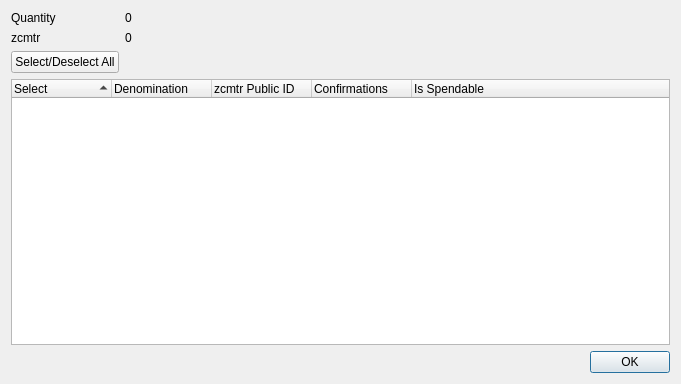
<?xml version="1.0" encoding="UTF-8"?>
<ui version="4.0">
 <class>ZcoinmegatrendControlDialog</class>
 <widget class="QDialog" name="ZcoinmegatrendControlDialog">
  <property name="geometry">
   <rect>
    <x>0</x>
    <y>0</y>
    <width>681</width>
    <height>384</height>
   </rect>
  </property>
  <property name="minimumSize">
   <size>
    <width>681</width>
    <height>384</height>
   </size>
  </property>
  <property name="windowTitle">
   <string>Select zcmtr to Spend</string>
  </property>
  <layout class="QGridLayout" name="gridLayout">
   <item row="0" column="0">
    <layout class="QFormLayout" name="formLayout">
     <property name="sizeConstraint">
      <enum>QLayout::SetDefaultConstraint</enum>
     </property>
     <item row="0" column="0">
      <widget class="QLabel" name="labelQuantity">
       <property name="text">
        <string>Quantity</string>
       </property>
      </widget>
     </item>
     <item row="0" column="1">
      <widget class="QLabel" name="labelQuantity_int">
       <property name="text">
        <string>0</string>
       </property>
      </widget>
     </item>
     <item row="1" column="0">
      <widget class="QLabel" name="labelZcoinmegatrend">
       <property name="text">
        <string>zcmtr</string>
       </property>
      </widget>
     </item>
     <item row="1" column="1">
      <widget class="QLabel" name="labelZcoinmegatrend_int">
       <property name="text">
        <string>0</string>
       </property>
      </widget>
     </item>
     <item row="2" column="0">
      <widget class="QPushButton" name="pushButtonAll">
       <property name="text">
        <string>Select/Deselect All</string>
       </property>
      </widget>
     </item>
    </layout>
   </item>
   <item row="1" column="0">
    <layout class="QVBoxLayout" name="verticalLayout">
     <item>
      <widget class="QTreeWidget" name="treeWidget">
       <property name="minimumSize">
        <size>
         <width>0</width>
         <height>250</height>
        </size>
       </property>
       <property name="alternatingRowColors">
        <bool>true</bool>
       </property>
       <property name="sortingEnabled">
        <bool>true</bool>
       </property>
       <property name="columnCount">
        <number>5</number>
       </property>
       <attribute name="headerDefaultSectionSize">
        <number>100</number>
       </attribute>
       <column>
        <property name="text">
         <string notr="true">Select</string>
        </property>
       </column>
       <column>
        <property name="text">
         <string notr="true">Denomination</string>
        </property>
       </column>
       <column>
        <property name="text">
         <string notr="true">zcmtr Public ID</string>
        </property>
       </column>
       <column>
        <property name="text">
         <string notr="true">Confirmations</string>
        </property>
       </column>
       <column>
        <property name="text">
         <string>Is Spendable</string>
        </property>
       </column>
      </widget>
     </item>
     <item>
      <widget class="QDialogButtonBox" name="buttonBox">
       <property name="orientation">
        <enum>Qt::Horizontal</enum>
       </property>
       <property name="standardButtons">
        <set>QDialogButtonBox::Ok</set>
       </property>
      </widget>
     </item>
    </layout>
   </item>
  </layout>
 </widget>
 <resources/>
 <connections>
  <connection>
   <sender>buttonBox</sender>
   <signal>accepted()</signal>
   <receiver>ZcoinmegatrendControlDialog</receiver>
   <slot>accept()</slot>
   <hints>
    <hint type="sourcelabel">
     <x>248</x>
     <y>254</y>
    </hint>
    <hint type="destinationlabel">
     <x>157</x>
     <y>274</y>
    </hint>
   </hints>
  </connection>
  <connection>
   <sender>buttonBox</sender>
   <signal>rejected()</signal>
   <receiver>ZcoinmegatrendControlDialog</receiver>
   <slot>reject()</slot>
   <hints>
    <hint type="sourcelabel">
     <x>316</x>
     <y>260</y>
    </hint>
    <hint type="destinationlabel">
     <x>286</x>
     <y>274</y>
    </hint>
   </hints>
  </connection>
 </connections>
</ui>
